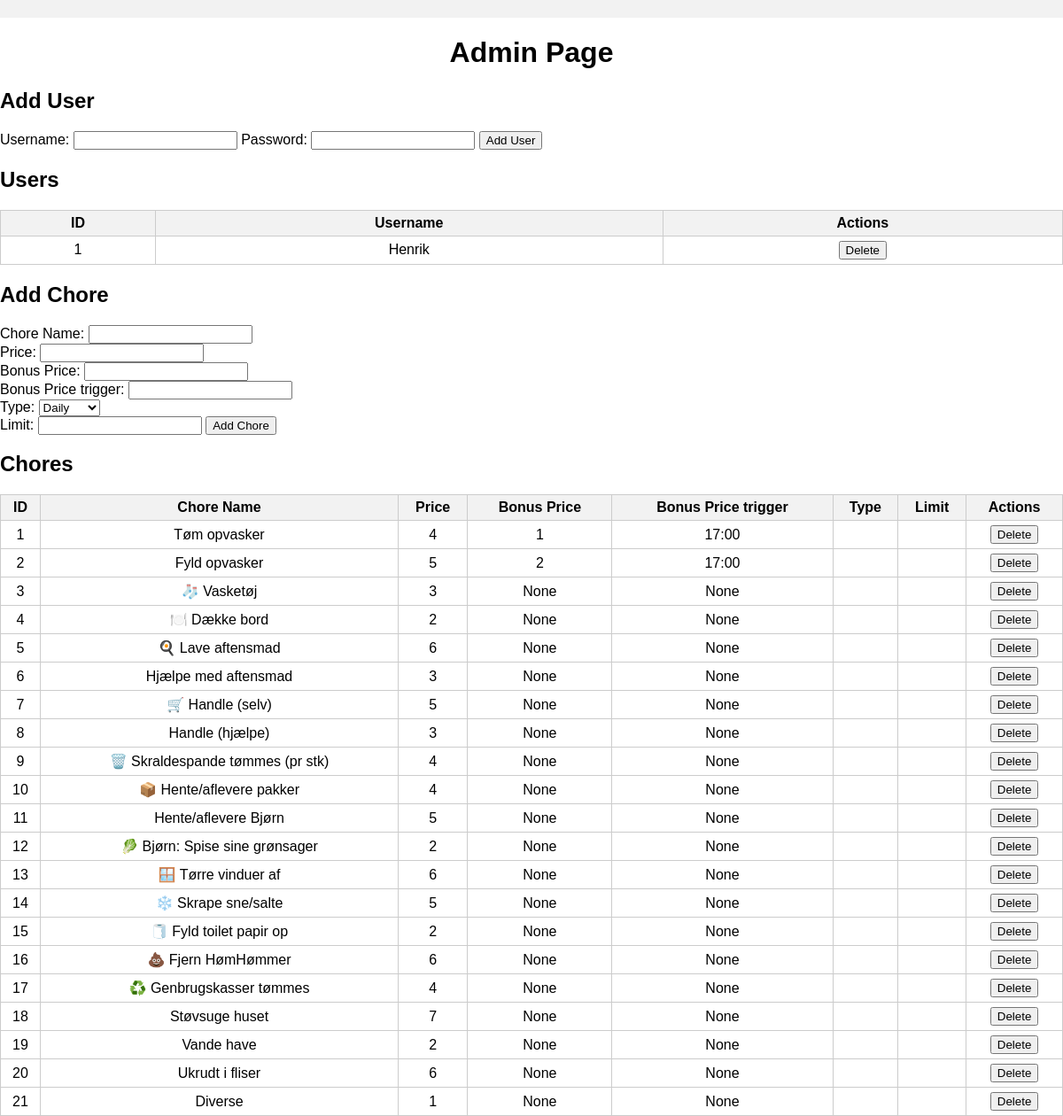
The page /admin (signed in) on the database its author committed.
### tables this page shows
CREATE TABLE users (
            id INTEGER PRIMARY KEY AUTOINCREMENT,
            name TEXT NOT NULL UNIQUE,
            password TEXT NOT NULL,
            is_admin INTEGER DEFAULT 0
        );

CREATE TABLE chores (
            id INTEGER PRIMARY KEY AUTOINCREMENT,
            name TEXT NOT NULL,
            price INTEGER NOT NULL,
            bonus_price INTEGER,
            bonus_price_trigger TEXT,
            interval TEXT NOT NULL,
            work_limit INTEGER,
            UNIQUE(name)
        );

### app.py (the view)
    @app.route('/admin', methods=['GET', 'POST'])
    @login_required
    def admin():
        if 'is_admin' not in session:
            return redirect(url_for('login'))
        if session['is_admin'] != 1:
            return redirect(url_for('login'))
        conn = get_db()
        cursor = conn.cursor()
        if request.method == 'POST':
            if 'add_user' in request.form:
                username = request.form['username']
                password_clear = request.form['password']
                hashed_password = hashlib.md5(password_clear.encode()).hexdigest()
                if username:
                    cursor.execute('INSERT INTO users (name, password) VALUES (?, ?)', (username, hashed_password))
                    conn.commit()
            elif 'delete_user' in request.form:
                user_id = request.form['user_id']
                if user_id:
                    cursor.execute('DELETE FROM users WHERE id = ?', (user_id,))
                    conn.commit()
            elif 'add_chore' in request.form:
                chore_name = request.form['chore_name']
                chore_price = request.form['chore_price']
                chore_bonus_price = request.form['chore_bonus_price']
                chore_bonus_price_trigger = request.form['chore_bonus_price_trigger']
                chore_type = request.form['chore_type']
                chore_limit = request.form['chore_limit']
                if chore_name and chore_price and chore_type:
                    cursor.execute('''
                        INSERT INTO chores (name, price, bonus_price, bonus_price_trigger, interval, work_limit)
                        VALUES (?, ?, ?, ?, ?, ?)
                    ''', (chore_name, chore_price, chore_bonus_price, chore_bonus_price_trigger, chore_type, chore_limit))
                    conn.commit()
            elif 'delete_chore' in request.form:
                chore_id = request.form['chore_id']
                if chore_id:
                    cursor.execute('DELETE FROM chores WHERE id = ?', (chore_id,))
                    conn.commit()
            return redirect(url_for('admin'))
        else:
            cursor.execute("SELECT * FROM users")
            users = cursor.fetchall()
            cursor.execute("SELECT * FROM chores")
            chores = cursor.fetchall()
            return render_template('admin.html', users=users, chores=chores)

### utils/db.py (called while the page is built)
def get_db():
    if 'db' not in g:
        g.db = sqlite3.connect(
            current_app.config['DATABASE'],
            detect_types=sqlite3.PARSE_DECLTYPES
        )
        g.db.row_factory = sqlite3.Row
    return g.db

### templates/admin.html (shortened to what this page needs)
{% extends 'base.html' %}
{% block content %}
    <h1>Admin Page</h1>
    <h2>Add User</h2>
    <form action="{{ url_for('admin') }}" method="POST">
        <label for="username">Username:</label>
        <input type="text" id="username" name="username" required>
        <label for="password">Password:</label>
        <input type="password" id="password" name="password" required>
        <button type="submit" name="add_user">Add User</button>
    </form>
    <h2>Users</h2>
    <table>
        <thead>
            <tr>
                <th>ID</th>
                <th>Username</th>
                <th>Actions</th>
            </tr>
        </thead>
        <tbody>
            {% for user in users %}
                <tr>
                    <td>{{ user.id }}</td>
                    <td>{{ user.name }}</td>
                    <td>
                        <form action="{{ url_for('admin') }}" method="POST" style="display: inline-block;">
                            <button type="submit" name="delete_user">Delete</button>
                        </form>
                    </td>
                </tr>
            {% endfor %}
        </tbody>
    </table>
    <h2>Add Chore</h2>
    <form action="{{ url_for('admin') }}" method="POST">
        <label for="chore_name">Chore Name:</label>
        <input type="text" id="chore_name" name="chore_name" required>
        <br>
        <label for="chore_price">Price:</label>
        <input type="number" id="chore_price" name="chore_price" step="1" required>
        <br>
        <label for="chore_bonus_price">Bonus Price:</label>
        <input type="number" id="chore_bonus_price" name="chore_bonus_price" step="1">
        <br>
        <label for="chore_bonus_price_trigger">Bonus Price trigger:</label>
        <input type="text" id="chore_bonus_price_trigger" name="chore_bonus_price_trigger">
        <br>
        <label for="chore_type">Type:</label>
        <select id="chore_type" name="chore_type" required>
            <option value="daily">Daily</option>
        </select>
        <br>
        <label for="chore_limit">Limit:</label>
        <input type="number" id="chore_limit" name="chore_limit">
        <button type="submit" name="add_chore">Add Chore</button>
    </form>
    <h2>Chores</h2>
    <table>
        <thead>
            <tr>
                <th>ID</th>
                <th>Chore Name</th>
                <th>Price</th>
                <th>Bonus Price</th>
                <th>Bonus Price trigger</th>
                <th>Type</th>
                <th>Limit</th>
                <th>Actions</th>
            </tr>
        </thead>
        <tbody>
            {% for chore in chores %}
                <tr>
                    <td>{{ chore.id }}</td>
                    <td>{{ chore.name }}</td>
                    <td>{{ chore.price }}</td>
                    <td>{{ chore.bonus_price }}</td>
                    <td>{{ chore.bonus_price_trigger }}</td>
                    <td>{{ chore.type }}</td>
                    <td>{{ chore.limit }}</td>
                    <td>
                        <form action="{{ url_for('admin') }}" method="POST" style="display: inline-block;">
                            <button type="submit" name="delete_chore">Delete</button>
                        </form>
                    </td>
                </tr>
            {% endfor %}
        </tbody>
    </table>
{% endblock %}

### templates/base.html (shortened to what this page needs)
<!DOCTYPE html>
<html>
<head>
    <link rel="stylesheet" href="{{ url_for('static', filename='style.css') }}">
</head>
<body>
<div class="top-bar">
</div>
  {% block content %}{% endblock %}
</body>
</html>

### static/style.css (style rules this page uses)
body { font-family: Arial, sans-serif; margin: 0; padding: 0; border: 0; outline: 0; font-size: 100%; }
h1 { text-align: center; }
table { width: 100%; border-collapse: collapse; margin-top: 20px; }
th, td { text-align: center; padding: 5px; border: 1px solid #ccc; }
th { background-color: #f2f2f2; }
.top-bar { background-color: #f2f2f2; padding: 10px; display: flex; justify-content: space-between; }

### rows shown on the page
users: id "1", name "Henrik"
chores: id "1", name "Tøm opvasker", price "4", bonus_price "1", bonus_price_trigger "17:00"
chores: id "2", name "Fyld opvasker", price "5", bonus_price "2", bonus_price_trigger "17:00"
chores: id "3", name "🧦 Vasketøj", price "3", bonus_price "None", bonus_price_trigger "None"
chores: id "4", name "🍽️ Dække bord", price "2", bonus_price "None", bonus_price_trigger "None"
chores: id "5", name "🍳 Lave aftensmad", price "6", bonus_price "None", bonus_price_trigger "None"
chores: id "6", name "Hjælpe med aftensmad", price "3", bonus_price "None", bonus_price_trigger "None"
chores: id "7", name "🛒 Handle (selv)", price "5", bonus_price "None", bonus_price_trigger "None"
chores: id "8", name "Handle (hjælpe)", price "3", bonus_price "None", bonus_price_trigger "None"
chores: id "9", name "🗑️ Skraldespande tømmes (pr stk)", price "4", bonus_price "None", bonus_price_trigger "None"
chores: id "10", name "📦 Hente/aflevere pakker", price "4", bonus_price "None", bonus_price_trigger "None"
chores: id "11", name "Hente/aflevere Bjørn", price "5", bonus_price "None", bonus_price_trigger "None"
chores: id "12", name "🥬 Bjørn: Spise sine grønsager", price "2", bonus_price "None", bonus_price_trigger "None"
chores: id "13", name "🪟 Tørre vinduer af", price "6", bonus_price "None", bonus_price_trigger "None"
chores: id "14", name "❄️ Skrape sne/salte", price "5", bonus_price "None", bonus_price_trigger "None"
chores: id "15", name "🧻 Fyld toilet papir op", price "2", bonus_price "None", bonus_price_trigger "None"
chores: id "16", name "💩 Fjern HømHømmer", price "6", bonus_price "None", bonus_price_trigger "None"
chores: id "17", name "♻️ Genbrugskasser tømmes", price "4", bonus_price "None", bonus_price_trigger "None"
chores: id "18", name "Støvsuge huset", price "7", bonus_price "None", bonus_price_trigger "None"
chores: id "19", name "Vande have", price "2", bonus_price "None", bonus_price_trigger "None"
chores: id "20", name "Ukrudt i fliser", price "6", bonus_price "None", bonus_price_trigger "None"
chores: id "21", name "Diverse", price "1", bonus_price "None", bonus_price_trigger "None"
